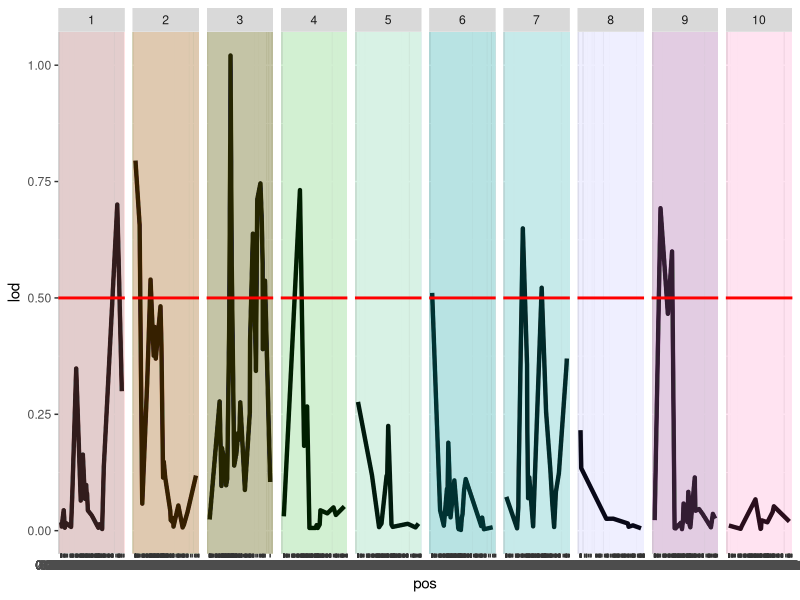

Source code (R):
# root_qtl.R

# pick a threshold for the log scores
library(ggplot2)

setwd("~/Desktop/Lab/Maloof Lab/QTL_Visualization/")

qtl <- read.csv("chr_pos_lod_name.csv")

ggplot(qtl, aes(pos, lod)) +
  geom_line(size = 1.5) +
  facet_grid(. ~ chr, scales = "free_x") + 
  geom_rect(aes(fill = as.factor(chr)),xmin = -Inf,xmax = Inf, ymin = -Inf,ymax = Inf,alpha = 0.01) +
  geom_hline(yintercept = 0.50, color = "red", size = 1) +
  theme(legend.position = "none") + 
  scale_x_continuous(breaks = qtl$pos)
